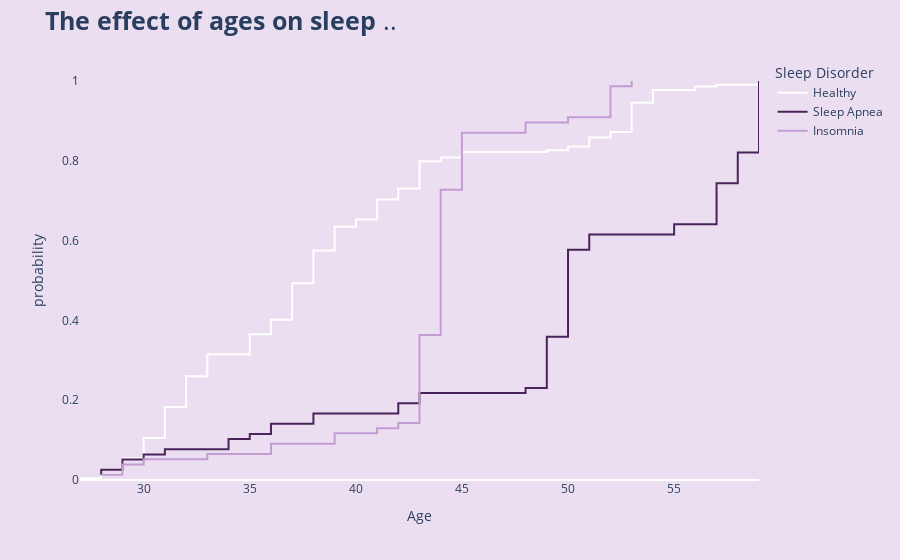

The notebook cell this image was saved under:
### Code cell
fig=px.ecdf(sleep_data,x='Age',
            color='Sleep Disorder',
            color_discrete_sequence=['white','#4A235A','#C39BD3'])
fig.update_layout(title='<b>The effect of ages on sleep </b>..',
                 title_font={'size':25},
                 paper_bgcolor='#EBDEF0',
                 plot_bgcolor='#EBDEF0')
fig.update_xaxes(showgrid=False)
fig.update_yaxes(showgrid=False)
fig.show()

### Figure 1 — Plotly figure (JSON) as saved in the notebook; plotly's stock layout.template omitted (floating-point values rounded to 4 significant figures; data arrays with more than 128 entries replaced by an {"elided": "..."} marker saying what was removed)
{"data": [{"hovertemplate": "Sleep Disorder=Healthy<br>Age=%{x}<br>probability=%{y}<extra></extra>", "legendgroup": "Healthy", "line": {"dash": "solid", "shape": "hv"}, "marker": {"color": "white", "symbol": "circle"}, "mode": "lines", "name": "Healthy", "orientation": "v", "showlegend": true, "type": "scatter", "x": {"elided": "219 int values"}, "xaxis": "x", "y": {"elided": "219 float values"}, "yaxis": "y"}, {"hovertemplate": "Sleep Disorder=Sleep Apnea<br>Age=%{x}<br>probability=%{y}<extra></extra>", "legendgroup": "Sleep Apnea", "line": {"dash": "solid", "shape": "hv"}, "marker": {"color": "#4A235A", "symbol": "circle"}, "mode": "lines", "name": "Sleep Apnea", "orientation": "v", "showlegend": true, "type": "scatter", "x": [28, 28, 29, 29, 30, 31, 34, 34, 35, 36, 36, 38, 38, 42, 42, 43, 43, 48, 49, 49, 49, 49, 49, 49, 49, 49, 49, 49, 50, 50, 50, 50, 50, 50, 50, 50, 50, 50, 50, 50, 50, 50, 50, 50, 50, 51, 51, 51, 55, 55, 57, 57, 57, 57, 57, 57, 57, 57, 58, 58, 58, 58, 58, 58, 59, 59, 59, 59, 59, 59, 59, 59, 59, 59, 59, 59, 59, 59], "xaxis": "x", "y": [0.01282, 0.02564, 0.03846, 0.05128, 0.0641, 0.07692, 0.08974, 0.1026, 0.1154, 0.1282, 0.141, 0.1538, 0.1667, 0.1795, 0.1923, 0.2051, 0.2179, 0.2308, 0.2436, 0.2564, 0.2692, 0.2821, 0.2949, 0.3077, 0.3205, 0.3333, 0.3462, 0.359, 0.3718, 0.3846, 0.3974, 0.4103, 0.4231, 0.4359, 0.4487, 0.4615, 0.4744, 0.4872, 0.5, 0.5128, 0.5256, 0.5385, 0.5513, 0.5641, 0.5769, 0.5897, 0.6026, 0.6154, 0.6282, 0.641, 0.6538, 0.6667, 0.6795, 0.6923, 0.7051, 0.7179, 0.7308, 0.7436, 0.7564, 0.7692, 0.7821, 0.7949, 0.8077, 0.8205, 0.8333, 0.8462, 0.859, 0.8718, 0.8846, 0.8974, 0.9103, 0.9231, 0.9359, 0.9487, 0.9615, 0.9744, 0.9872, 1], "yaxis": "y"}, {"hovertemplate": "Sleep Disorder=Insomnia<br>Age=%{x}<br>probability=%{y}<extra></extra>", "legendgroup": "Insomnia", "line": {"dash": "solid", "shape": "hv"}, "marker": {"color": "#C39BD3", "symbol": "circle"}, "mode": "lines", "name": "Insomnia", "orientation": "v", "showlegend": true, "type": "scatter", "x": [28, 29, 29, 30, 33, 36, 36, 39, 39, 41, 42, 43, 43, 43, 43, 43, 43, 43, 43, 43, 43, 43, 43, 43, 43, 43, 43, 43, 44, 44, 44, 44, 44, 44, 44, 44, 44, 44, 44, 44, 44, 44, 44, 44, 44, 44, 44, 44, 44, 44, 44, 44, 44, 44, 44, 44, 45, 45, 45, 45, 45, 45, 45, 45, 45, 45, 45, 48, 48, 50, 52, 52, 52, 52, 52, 52, 53], "xaxis": "x", "y": [0.01299, 0.02597, 0.03896, 0.05195, 0.06494, 0.07792, 0.09091, 0.1039, 0.1169, 0.1299, 0.1429, 0.1558, 0.1688, 0.1818, 0.1948, 0.2078, 0.2208, 0.2338, 0.2468, 0.2597, 0.2727, 0.2857, 0.2987, 0.3117, 0.3247, 0.3377, 0.3506, 0.3636, 0.3766, 0.3896, 0.4026, 0.4156, 0.4286, 0.4416, 0.4545, 0.4675, 0.4805, 0.4935, 0.5065, 0.5195, 0.5325, 0.5455, 0.5584, 0.5714, 0.5844, 0.5974, 0.6104, 0.6234, 0.6364, 0.6494, 0.6623, 0.6753, 0.6883, 0.7013, 0.7143, 0.7273, 0.7403, 0.7532, 0.7662, 0.7792, 0.7922, 0.8052, 0.8182, 0.8312, 0.8442, 0.8571, 0.8701, 0.8831, 0.8961, 0.9091, 0.9221, 0.9351, 0.9481, 0.961, 0.974, 0.987, 1], "yaxis": "y"}], "layout": {"legend": {"title": {"text": "Sleep Disorder"}, "tracegroupgap": 0}, "margin": {"t": 60}, "paper_bgcolor": "#EBDEF0", "plot_bgcolor": "#EBDEF0", "title": {"font": {"size": 25}, "text": "<b>The effect of ages on sleep </b>.."}, "xaxis": {"anchor": "y", "domain": [0, 1], "showgrid": false, "title": {"text": "Age"}}, "yaxis": {"anchor": "x", "domain": [0, 1], "rangemode": "tozero", "showgrid": false, "title": {"text": "probability"}}}}
